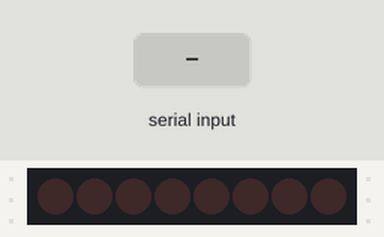
A sketch run on a simulated Arduino Uno, built with avr-gcc and run on an emulated ATmega328P. On the bench: 8 shift-register outputs drawn as a row of LEDs (first output left, lit = HIGH). Wiring (inferred from the names in the program): shift register (74HC595): data pin 8; shift clock pin 10; latch pin 9. Wiring (inferred from the signals the program sends): row of LEDs: on Q0, Q1, Q2, Q3, Q4, Q5, Q6, Q7. Inputs (shaded band) come from the test bench. What the sketch prints to the serial monitor is not drawn.

Above: at 1.2 s.
1.3 s: "90,45\n" received over Serial
At 2.2 s:
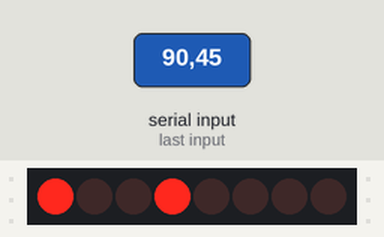
2.8 s: "90,45\n" received over the second serial link
At 5.0 s:
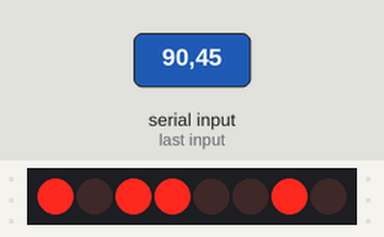
5.8 s: "30,150\n" received over Serial
At 7.7 s:
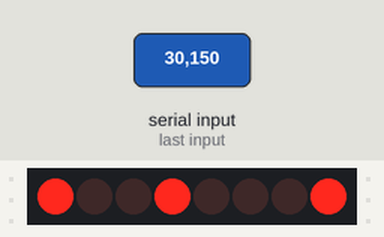
8.5 s: "90\n" received over Serial
At 8.8 s:
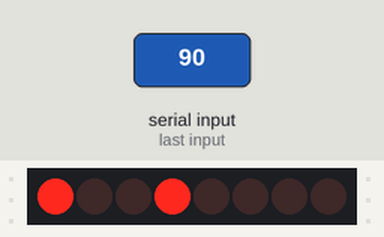
Timing chart, 0 to 11.8 s (numbered marks = the images above; inputs shaded):
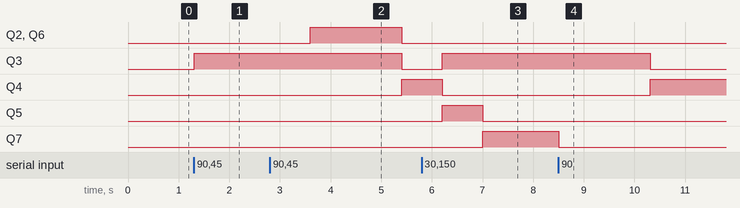

The sketch:

sendler.ino
```cpp
#include <SoftwareSerial.h>

// Определение пинов для сдвигового регистра
#define DATA_PIN 8
#define LACTH_PIN 9
#define CLOCK_PIN 10

// Определение пинов для SoftwareSerial (общение ардуинок)

#define RX_PIN 2  // (Пин для получения данных)
#define TX_PIN 3  // (Пин для отправки данных)

SoftwareSerial Slave(RX_PIN, TX_PIN);	  // rx, tx

bool mess_input = true;  // Флаг, чтобы вывводить строку "Enter number: " только 1 раз перед вводом числа
long num = 0;

uint8_t nums[] = { 0b11101110, 0b10000010, 0b11011100, 0b11010110, 0b10110010, 0b01110110, 0b01111110, 0b11000010, 0b11111110, 0b11110110 };  // Массив чисел от 0 до 9 в виде данных для сдвигового регистра

void setup()
{
    // Определение режима работы пинов
  pinMode(LACTH_PIN, OUTPUT);
  pinMode(CLOCK_PIN, OUTPUT);
  pinMode(DATA_PIN, OUTPUT);

  pinMode(RX_PIN, INPUT);
  pinMode(TX_PIN, OUTPUT);

  Serial.begin(9600);  // Серийный порт для общения с компьютером
  Slave.begin(9600);  // Серийный порт для общения с другой ардуино
}

void loop()
{
  if (mess_input)
  {
    Serial.print("Enter number: ");  // Просим ввести число
    mess_input = false;  // Теперь не вывводим это сообщение, пока пользователь число не введет
  }

  if (Serial.available())  // Если пользователь что-то ввел
  {
    num = Serial.parseInt();  // парсим число
    Serial.println(num);  // Вывводим на компьютер

    Slave.print(num % 10);  // Отдаем другой ардуине вторую цифру числа

    num = num / 10;  // Достаем первую цифру (откидываем вторую)

    show_digit(num % 10);  // Показываем первую цифру числа

    while (!Slave.available()){}	// Ждем пока вторая ардуино напечатает и ответит нам
    Slave.read();

    delay(800);	// Чтобы успеть увидеть выввод

    mess_input = true;  // Теперь надо выввести сообщение о вводе нового числа
  }
}

void show_digit(int8_t digit)
{
    if (digit < 0 || digit > 9)
        return;

  	digitalWrite(LACTH_PIN, LOW);  // Говорим сдвиговому регистру, что будем вводить данные
    shiftOut(DATA_PIN, CLOCK_PIN, MSBFIRST, (255 - nums[digit]));  // Вводим данные
	  digitalWrite(LACTH_PIN, HIGH);  // Говорим сдвиговому регистру, что данные ввели

    return;
}
```

Measured:
- after the input at 1.3 s, Q3: LOW → HIGH at once
- after the input at 2.8 s, Q2, Q6: LOW → HIGH after 0.80 s, → LOW 1.8 s later; Q3: HIGH → LOW after 2.6 s; Q4: LOW → HIGH after 2.6 s
- after the input at 5.8 s, Q3: LOW → HIGH after 0.40 s; Q4: HIGH → LOW after 0.40 s; Q5: LOW → HIGH after 0.40 s, → LOW 0.80 s later; Q7: LOW → HIGH after 1.2 s
